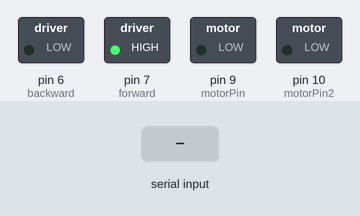
The sketch below on a simulated Arduino Uno, built with avr-gcc and run on an emulated ATmega328P. On the bench: switched loads named in the sketch (green lamp = pin HIGH). Inputs (shaded band) come from the test bench.

Above: at 1.2 s.
1.3 s: "r90\n" received over Serial
At 1.9 s:
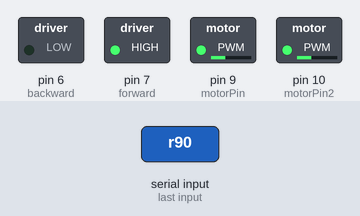
Timing chart, 0 to 4.3 s (numbered marks = the images above; inputs shaded):
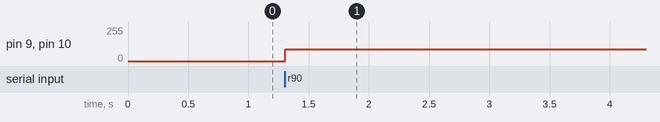

The sketch:

motorContol.ino
```cpp
const int motorPin = 9;
const int motorPin2 = 10;
int motorSpeed;
int Turn;
const int backward = 6;
const int forward = 7;
const int forward1 = 4;
const int backward1 = 5;

void setup(){
    pinMode(motorPin2, OUTPUT);
    pinMode(motorPin, OUTPUT);
    Serial.begin(9600);
    pinMode(backward, OUTPUT);
    pinMode(forward, OUTPUT);
    digitalWrite(backward, LOW);
    digitalWrite(forward, HIGH);
    digitalWrite(backward1, LOW);
    digitalWrite(forward1, HIGH);
}

void loop(){
    if(Serial.available() > 0)
    {
      if(Serial.peek() == 'r')
      {
        digitalWrite(backward, LOW);
        digitalWrite(forward, HIGH);
        digitalWrite(backward1, LOW);
        digitalWrite(forward1, HIGH);
        Serial.read();
        motorSpeed = Serial.parseInt();
        analogWrite(motorPin, motorSpeed);
        analogWrite(motorPin2, motorSpeed);
      }
      if(Serial.peek() == 'b')
      {
        digitalWrite(backward, HIGH);
        digitalWrite(forward, LOW);
        digitalWrite(backward1, HIGH);
        digitalWrite(forward1, LOW);
        Serial.read();
        motorSpeed = Serial.parseInt();
        analogWrite(motorPin, motorSpeed);
        analogWrite(motorPin2, motorSpeed);
      }
      if(Serial.peek() == 't')
      {
        Serial.read();
        Turn = Serial.parseInt();
        if(Turn < 0)
        {
          analogWrite(motorPin, 200);
          analogWrite(motorPin2, 0);
        }else{
            analogWrite(motorPin2, 200);
            analogWrite(motorPin, 0);
          }
        }
       if(Serial.peek() == 's')
       {
        analogWrite(motorPin, 0);
        analogWrite(motorPin2, 0);
       }
       if(Serial.peek() == 'c')
      {
        Serial.flush();
      }
      }
      while (Serial.available() > 0)
      {
        Serial.read();
      }
  }
```

Measured:
- after the input at 1.3 s, pin 9 (motorPin), pin 10 (motorPin2): 0/255 → 90/255 at once
